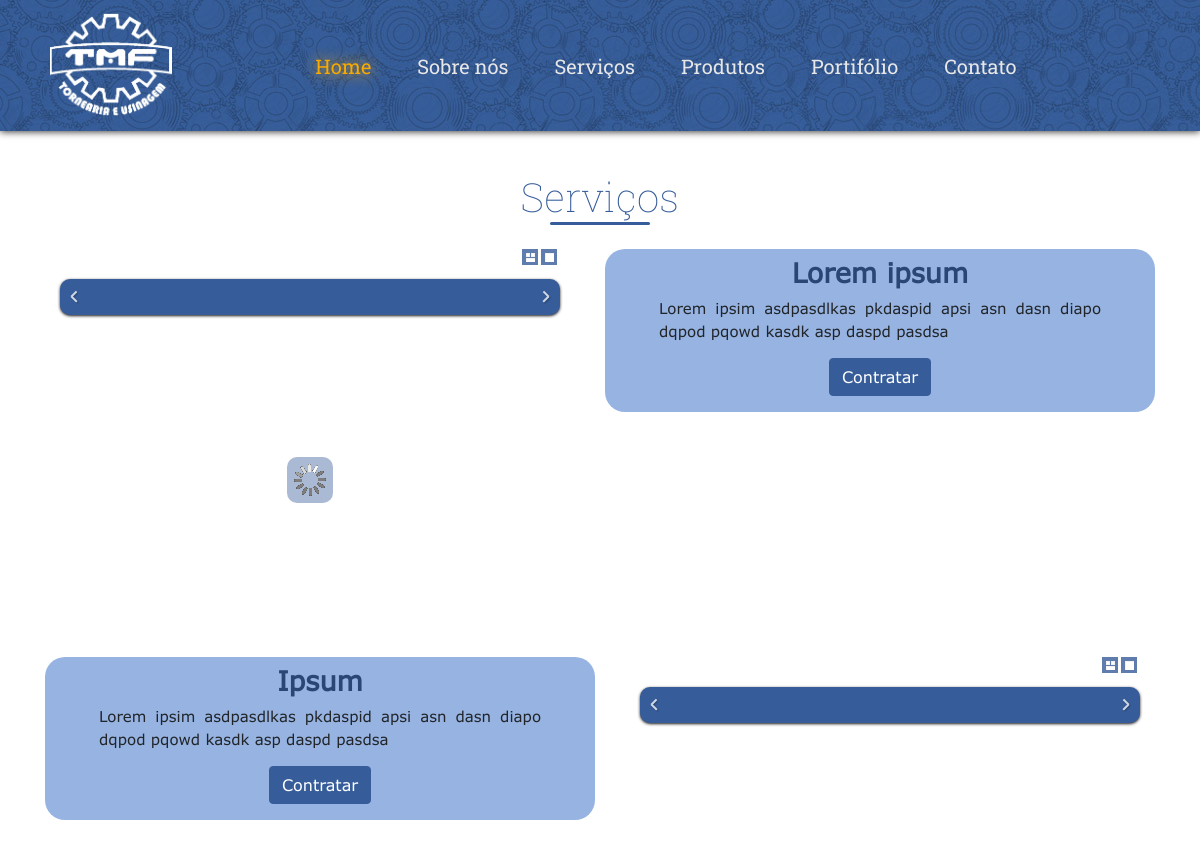
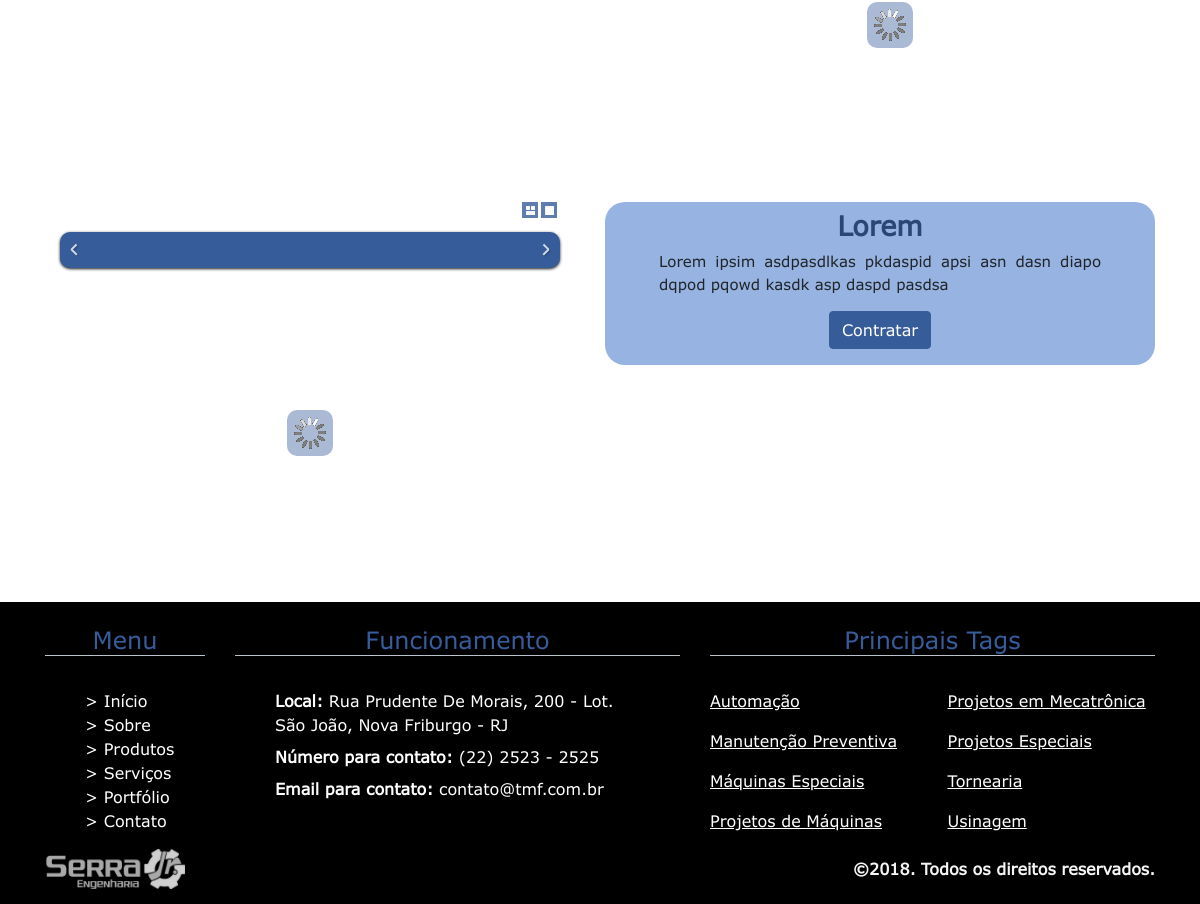
The app's page /servicos.php, older data (2 pictures, top to bottom).
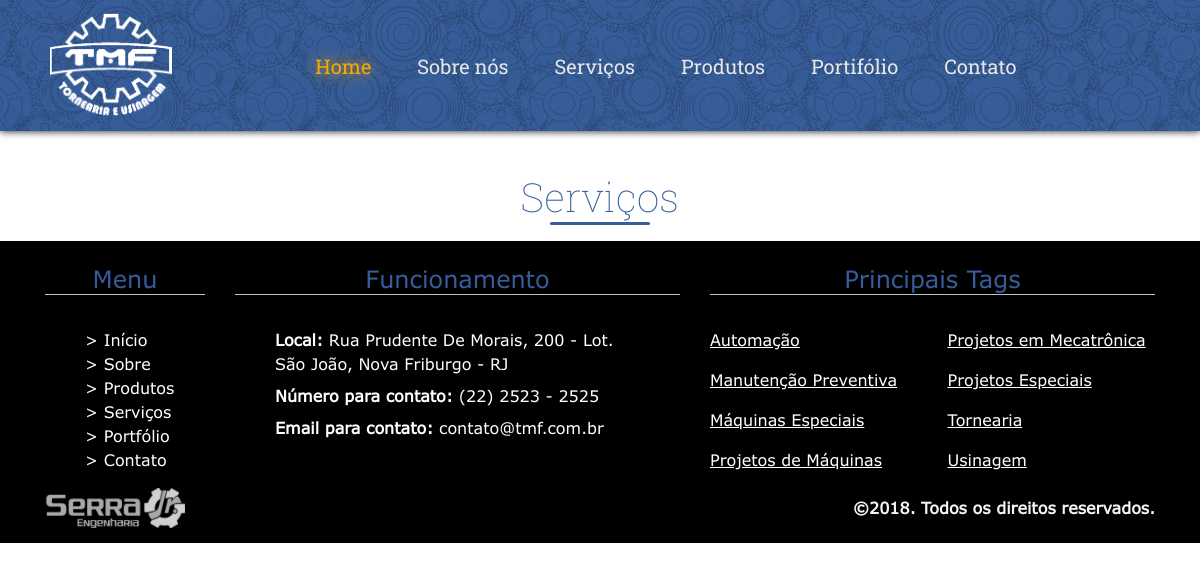
The same page, newer data.
### tables this page shows
CREATE TABLE `servico` (
  `codServico` int(11) NOT NULL,
  `nome` varchar(150) NOT NULL,
  `descricao` text NOT NULL,
  `imagem` varchar(150) NOT NULL,
  `estatus` tinyint(1) NOT NULL
);

### servicos.php (the view, shortened to what this page needs)
<!DOCTYPE html>
<html lang="pt-br">
<head>
    <link rel="stylesheet" href="css/produtos_servico.css">
    <link rel="stylesheet" href="css/header.css">
    <link rel="stylesheet" href="css/footer.css">
    <link rel="stylesheet" href="css/normalize.css">
    <link rel="stylesheet" href="bootstrap/css/bootstrap.min.css">
    <link rel="stylesheet" href="css/main.css">
</head>
<body>
    <header>
        <?php include_once('header.php'); ?>
    </header>
    <main>
        <section id="secaoProdutos" class="secaoSite" style="margin-top:110px;" >
            <div class="container container-fluid">
                <div class="row">
                    <div class="col-md-12 container-titulos pb-2">
                        <h1 class="titulo_secoes">
                            <br>
                            Serviços
                        </h1>
                    </div>
                </div>
            </div>
            <?php
            $objDB = new db();
            $conn = $objDB->conecta_mysql();
            $query_select = "SELECT * from servico;";
            $result_select = mysqli_query($conn,$query_select) or die(mysql_error());
            $rows = array();
            $contadorServicos = 0;
            while($row = mysqli_fetch_array($result_select))
                $rows[] = $row;
            foreach($rows as $row){
                $contadorServicos = $contadorServicos + 1;
                $nome = $row['nome'];
                $descricao = $row['descricao'];
                echo '<div class="container d-flex justify-content-center">';
                echo '<div class="row d-flex justify-content-center">';
                if ($contadorServicos%2 == 0) {
                    echo '<div class="col  mt-2 mb-4 mx-auto ">';
                }else{
                    echo '<div class="col order-sm-12 mt-2 mb-4 mx-auto ">';
                }
                echo '<div class="container caixa_texto">';
                echo '<div class="row">';
                echo '<div class="col-12 mt-2 mb-0 text-center">';
                echo '<h4 style="font-size: 27px;font-weight: 600;color: rgb(41, 70, 117);">'.$nome.'</h4>';
                echo '</div>';
                echo '</div>';
                echo '<div class="row mr-4 ml-4">';
                echo '<div class="caixa_card_texto ">';
                echo '<div class="col-12">';
                echo '<p class="card-text">';
                echo $descricao;
                echo '</p>';
                echo '</div>';
                echo '</div>';
                echo '</div>';
                echo '<div class="row text-center mt-3 pb-3">';
                echo '<div class="col-12">';
                echo '<input type="submit" class="btn btn-primary" data-toggle="modal" data-target="#ModalProd" id="enviar" name="contratar" value="Contratar">';
                echo '</div>';
                echo '</div>';
                echo '</div>';
                echo '</div>';
                echo '<div class="col  order-sm-1 mt-2 mb-4 d-flex">';
                echo '<div class="Conteudo_slider mx-auto my-auto">';
                echo '<div id="rg-gallery'.$contadorServicos.'" class="rg-gallery">';
                echo '<div class="rg-thumbs">';
                echo '<div class="es-carousel-wrapper">';
                echo '<div class="es-nav">';
                echo '<span class="es-nav-prev">Previous</span>';
                echo '<span class="es-nav-next">Next</span>';
                echo '</div>';
                echo '<div class="es-carousel">';
                echo '</div>';
                echo '</div>';
                echo '</div>';
                echo '</div>';
                echo '</div>';
                echo '</div>';
                echo '</div>';
                echo '</div>';
            }
            ?>
        </section>
    </main>
    <footer>
        <?php include_once('footer.php'); ?>
    </footer>
</body>
</html>

### header.php (shortened to what this page needs)
<nav class="navbar navbar-expand-md navbar-dark fixed-top" id="navbarTMF">
    <div class="container">
        <img src="img/logoTMFBranco.png" id="logo_Menu">
        <div class="collapse navbar-collapse" id="menu-navegacao">
            <ul class="navbar-nav mx-auto my-auto">
                <li class="nav-item navegacao"><a class="nav-link linkMenu link_ativo" id="link_secaoHome" href="#secaoHome">Home</a></li>
                <li class="nav-item navegacao"><a class="nav-link linkMenu" id="link_secaoSobre" href="#secaoSobre">Sobre nós</a></li>
                <li class="nav-item navegacao"><a class="nav-link linkMenu" id="link_secaoServicos" href="#secaoServicos">Serviços</a></li>
                <li class="nav-item navegacao"><a class="nav-link linkMenu" id="link_secaoProdutos" href="#secaoProdutos">Produtos</a></li>
                <li class="nav-item navegacao"><a class="nav-link linkMenu" id="link_secaoPortifolio" href="#secaoPortifolio">Portifólio</a></li>
                <li class="nav-item navegacao"><a class="nav-link linkMenu" id="link_secaoContato" href="#secaoContato">Contato</a></li>
            </ul>
        </div>
    </div>
</nav>

### footer.php
<br>
<div class="container">
    <div class="row">
        <div class="col-md-2">
            <h4 class="titulos_rodape">Menu</h4>
            <div class="coluna_menu">
                <ul class="p-0" style="margin-left: calc(50% - 40px)">
                    <li><a class="item_menu_rodape">> Início</a></li>
                    <li><a class="item_menu_rodape">> Sobre</a></li>
                    <li><a class="item_menu_rodape">> Produtos</a></li>
                    <li><a class="item_menu_rodape">> Serviços</a></li>
                    <li><a class="item_menu_rodape">> Portfólio</a></li>
                    <li><a class="item_menu_rodape">> Contato</a></li>
                </ul>
            </div>
        </div>
        <div class="col-md-5">
            <h4 class="titulos_rodape">Funcionamento</h4>
            <ul>
                <li class="item_funcionamento"> <span class="pre_item_funcionamento">Local:</span> Rua Prudente De Morais, 200 - Lot. São João, Nova Friburgo - RJ </li>
                <li class="item_funcionamento"> <span class="pre_item_funcionamento">Número para contato:</span> (22) 2523 - 2525 </li>
                <li class="item_funcionamento"> <span class="pre_item_funcionamento">Email para contato:</span> contato@tmf.com.br </li>
            </ul>
        </div>
        <div class="col-md-5">
            <h4 class="titulos_rodape">Principais Tags</h4>
            <div class="row">
                <div class="col-md-6 text-left">
                    <p><span class="tags">Automação</span></p>
                    <p><span class="tags">Manutenção Preventiva</span></p>
                    <p><span class="tags">Máquinas Especiais</span></p>
                    <p><span class="tags">Projetos de Máquinas</span></p>
                </div>
                <div class="col-md-6 text-left">
                    <p><span class="tags">Projetos em Mecatrônica</span></p>
                    <p><span class="tags">Projetos Especiais</span></p>
                    <p><span class="tags">Tornearia</span></p>
                    <p><span class="tags">Usinagem</span></p>
                </div>
            </div>
        </div>
    </div>
</div>
<div class="container">
    <div class="row">
        <div class="col-md-6 text-center">
            <img src="img/logo1.png" id="logo" class="float-md-left">
        </div>
        <div class="col-md-6 text-center">
            <span id="texto_direitos" class="float-md-right mt-2">©2018. Todos os direitos reservados.</span>
        </div>
    </div>
</div>

### css/header.css (style rules this page uses)
#logo_Menu { height:105px; margin:5px; transition: height 0.15s linear 0s; }
.navbar, #bg { background-color:#365C9A; background-image: url("../img/tmfcover.png"); color:white; }
.nav-link { color:rgb(231, 231, 231) !important; font-size: 20px; text-align:center; margin-left: 15px; margin-right: 15px; transition: color 0.15s ease 0s; }
.link_ativo { color:#f8aa00 !important; text-shadow: 0 0 15px #f8aa00; }
#navbarTMF { box-shadow: 0 1px 7px #404040; }

### css/footer.css (style rules this page uses)
footer { background-color: black !important; }
.item_menu_rodape { margin-top: 5pt; color: white!important; display: block; cursor: pointer; }
.pre_item_funcionamento { color: white; margin-bottom: 15pt; }
.item_funcionamento { margin-top: 6pt; color: white; margin-right: 40pt; }
.tags { color: white; border-radius: 10pt; }
#texto_direitos { color: whitesmoke; }
#logo { max-width:140px; max-height:90px; width: auto; height: auto; margin-bottom: 15px; }
.titulos_rodape { color: #365C9A; font-weight: 500; text-align: center; border-bottom: 1pt solid #bac3ca; margin-bottom: 25pt; }
.item_menu_rodape { cursor: pointer; margin: 0; }
li { list-style-type: none; }
.pre_item_funcionamento { font-weight: bold; }
.item_funcionamento { text-align: initial; }
.tags { display: inline-block; text-align: center; text-decoration: underline; }
#texto_direitos { font-weight: bold; }

### css/main.css (style rules this page uses)
body { overflow-x: hidden; }
.container-titulos { padding: 15px; }
* { font-family: Verdana4, Arial, sans-serif; }
.navbar-nav > li > a { font-family: 'Roboto Slab', serif; }
.titulo_secoes { text-align: center; font-weight: 50; font-family: 'Roboto Slab', serif; font-size: 40px; color:#365C9A; }
.titulo_secoes::after { margin: 1px auto; height: 3px; width: 100px; content: " "; display: block; background-color: #365C9A; border-radius: 6px; }

### css/produtos_servico.css (style rules this page uses)
.Conteudo_slider { margin-top: 30px ; max-width: 500px ; }
.caixa_card_texto { overflow-y: auto !important; overflow-x: auto !important; display: block !important; max-height: 450px !important ; }
.caixa_texto { background-color: rgba(55, 110, 199, 0.521); border-radius: 20px ; }
@media screen and (min-width: 967px) { .caixa_texto { min-width: 550px ; } }
.btn.btn-primary { background-color: #365C9A !important ; border-color: #365C9A !important ; }
.card-text { text-align: justify; font-size: 15px ; }
.es-carousel-wrapper { background: #365C9A; padding:10px 27px; -moz-border-radius: 10px; -webkit-border-radius: 10px; border-radius: 10px; position:relative; -moz-box-shadow:0px 1px 3px rgba(0, 0, 0, 0.9); -webkit-box-shadow:0px 1px 3px rgba(0, 0, 0, 0.9); box-shadow:0px 1px 3px rgba(0, 0, 0, 0.9); position:relative; margin-bottom:20px; }
.es-carousel { overflow:hidden; white-space: nowrap; background:#365C9A; }
.es-nav span { position:absolute; top:50%; left:8px; background:transparent url(../img/Slider/nav_thumbs.png) no-repeat top left; width:14px; height:26px; margin-top:-13px; text-indent:-9000px; cursor:pointer; opacity:0.8; }
.es-nav span.es-nav-next { right:8px; left:auto; background-position:top right; }

Row changes from the older to the newer data that the page shows:
removed servico: nome "Lorem ipsum", descricao "Lorem ipsim asdpasdlkas pkdaspid apsi asn dasn diapo dqpod pqowd kasdk asp daspd pasdsa"
removed servico: nome "Ipsum", descricao "Lorem ipsim asdpasdlkas pkdaspid apsi asn dasn diapo dqpod pqowd kasdk asp daspd pasdsa"
removed servico: nome "Lorem", descricao "Lorem ipsim asdpasdlkas pkdaspid apsi asn dasn diapo dqpod pqowd kasdk asp daspd pasdsa"
